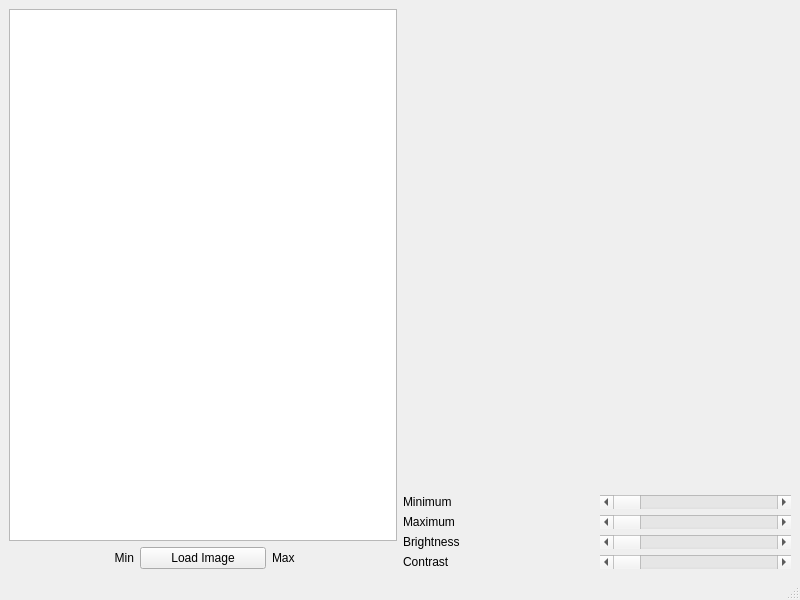
<?xml version="1.0" encoding="UTF-8"?>
<ui version="4.0">
 <class>MainWindow</class>
 <widget class="QMainWindow" name="MainWindow">
  <property name="geometry">
   <rect>
    <x>0</x>
    <y>0</y>
    <width>800</width>
    <height>600</height>
   </rect>
  </property>
  <property name="windowTitle">
   <string>MainWindow</string>
  </property>
  <widget class="QWidget" name="centralwidget">
   <layout class="QGridLayout" name="gridLayout_3">
    <item row="0" column="0">
     <layout class="QGridLayout" name="gridLayout">
      <item row="1" column="0">
       <widget class="QLabel" name="label">
        <property name="text">
         <string>Min</string>
        </property>
        <property name="alignment">
         <set>Qt::AlignRight|Qt::AlignTrailing|Qt::AlignVCenter</set>
        </property>
       </widget>
      </item>
      <item row="1" column="1">
       <widget class="QPushButton" name="pushButton_Reset">
        <property name="text">
         <string>Load Image</string>
        </property>
       </widget>
      </item>
      <item row="1" column="2">
       <widget class="QLabel" name="label_2">
        <property name="text">
         <string>Max</string>
        </property>
       </widget>
      </item>
      <item row="0" column="0" colspan="3">
       <widget class="QGraphicsView" name="graphicsView"/>
      </item>
     </layout>
    </item>
    <item row="0" column="1">
     <layout class="QGridLayout" name="gridLayout_2">
      <item row="0" column="0" colspan="2">
       <widget class="QCustomPlot" name="widget" native="true"/>
      </item>
      <item row="1" column="0">
       <widget class="QLabel" name="label_3">
        <property name="text">
         <string>Minimum</string>
        </property>
       </widget>
      </item>
      <item row="1" column="1">
       <widget class="QScrollBar" name="horizontalScrollBar_Min">
        <property name="orientation">
         <enum>Qt::Horizontal</enum>
        </property>
       </widget>
      </item>
      <item row="2" column="0">
       <widget class="QLabel" name="label_4">
        <property name="text">
         <string>Maximum</string>
        </property>
       </widget>
      </item>
      <item row="2" column="1">
       <widget class="QScrollBar" name="horizontalScrollBar_Max">
        <property name="orientation">
         <enum>Qt::Horizontal</enum>
        </property>
       </widget>
      </item>
      <item row="3" column="0">
       <widget class="QLabel" name="label_5">
        <property name="text">
         <string>Brightness</string>
        </property>
       </widget>
      </item>
      <item row="3" column="1">
       <widget class="QScrollBar" name="horizontalScrollBar_Bri">
        <property name="orientation">
         <enum>Qt::Horizontal</enum>
        </property>
       </widget>
      </item>
      <item row="4" column="0">
       <widget class="QLabel" name="label_6">
        <property name="text">
         <string>Contrast</string>
        </property>
       </widget>
      </item>
      <item row="4" column="1">
       <widget class="QScrollBar" name="horizontalScrollBar_Con">
        <property name="orientation">
         <enum>Qt::Horizontal</enum>
        </property>
       </widget>
      </item>
     </layout>
    </item>
   </layout>
  </widget>
  <widget class="QMenuBar" name="menubar">
   <property name="geometry">
    <rect>
     <x>0</x>
     <y>0</y>
     <width>800</width>
     <height>24</height>
    </rect>
   </property>
  </widget>
  <widget class="QStatusBar" name="statusbar"/>
 </widget>
 <customwidgets>
  <customwidget>
   <class>QCustomPlot</class>
   <extends>QWidget</extends>
   <header location="global">qcustomplot.h</header>
   <container>1</container>
  </customwidget>
 </customwidgets>
 <resources/>
 <connections/>
</ui>
